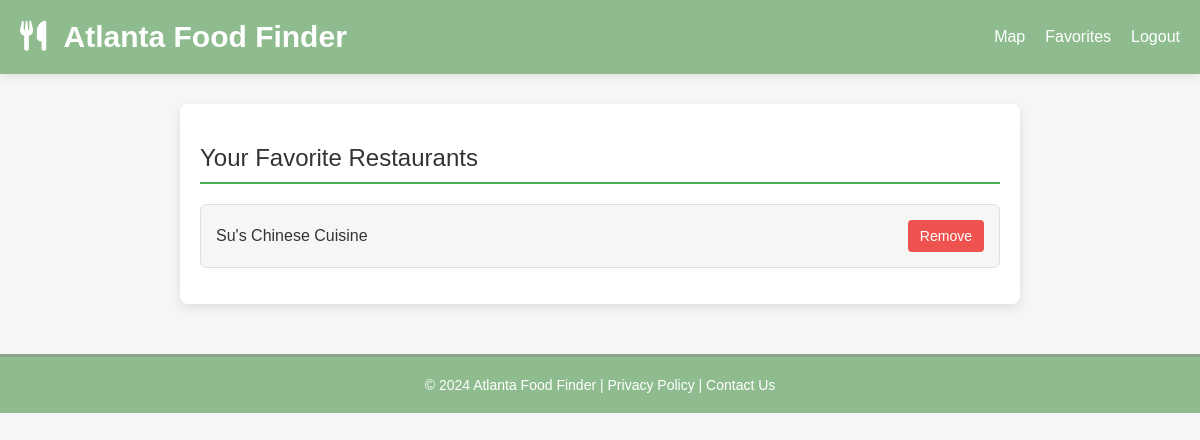
Before: /list-favorites/ (signed in) with the older database file.
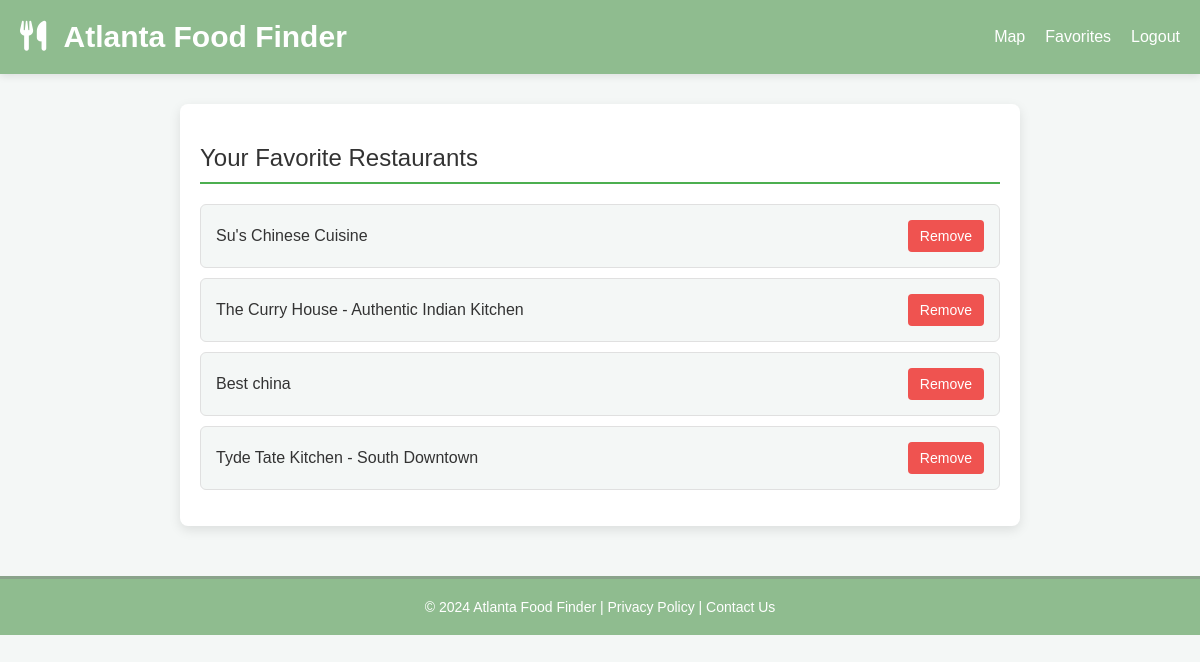
After: the same page with the newer database file.
### geolocator/models.py (models this page shows, shortened)
class Favorite(models.Model):
    user = models.ForeignKey(User, on_delete=models.CASCADE, related_name='favorites')
    restaurant = models.CharField(max_length=255)
    restaurant_name = models.CharField(max_length=255)
    added_at = models.DateTimeField(auto_now_add=True)
    class Meta:
        unique_together = ('user', 'restaurant')
        verbose_name = "Favorite"
        verbose_name_plural = "Favorites"

### geolocator/views.py (the view)
# urls.py: path('list-favorites/', views.list_favorites, name='list_favorites')
@login_required
def list_favorites(request):
    favorites = Favorite.objects.filter(user=request.user)
    print(favorites)
    return render(request, 'favorites/list-favorites.html', {'favorites': favorites})

### geolocator/templates/favorites/list-favorites.html (shortened to what this page needs)
<!DOCTYPE html>
<html lang="en">
<head>
    <link rel="stylesheet" href="https://cdnjs.cloudflare.com/ajax/libs/font-awesome/6.0.0-beta3/css/all.min.css" />
</head>
<body>
    <div class="banner">
        <div>
            <h1><i class="fas fa-utensils"></i> Atlanta Food Finder</h1>
        </div>
        <div class="nav-links">
            <a href="{% url 'geolocator' %}">Map</a>
            <a href="{% url 'list_favorites' %}">Favorites</a>
            <a href="{% url 'logout' %}">Logout</a>
        </div>
    </div>
    <div class="content">
        {% block content %}
            <h2>Your Favorite Restaurants</h2>
            {% if favorites %}
                <ul>
                    {% for favorite in favorites %}
                        <li>
                            <span>{{ favorite.restaurant_name }}</span>
                            <form action="{% url 'add_favorite' favorite.restaurant favorite.restaurant_name %}" method="post" style="display:inline;">
                                <button type="submit">Remove</button>
                            </form>
                        </li>
                    {% endfor %}
                </ul>
            {% else %}
                <p>You have no favorite restaurants yet.</p>
            {% endif %}
        {% endblock %}
    </div>
    <div class="footer">
        <p>&copy; 2024 Atlanta Food Finder | <a href="#">Privacy Policy</a> | <a href="#">Contact Us</a></p>
    </div>
</body>
</html>

### geolocator/templates/favorites/list-favorites.html (style rules this page uses)
body, html { margin: 0; padding: 0; font-family: 'Corbel', sans-serif; background-color: #f4f7f6; color: #333; }
.banner { background-color: darkseagreen; padding: 20px; display: flex; align-items: center; justify-content: space-between; box-shadow: 0 2px 8px rgba(0, 0, 0, 0.1); }
.banner h1 { margin: 0; font-size: 30px; color: #ffffff; display: inline-block; }
.banner i { margin-right: 10px; }
.nav-links { display: flex; gap: 20px; }
.nav-links a { color: #ffffff; text-decoration: none; font-size: 16px; font-weight: 500; transition: color 0.3s ease; }
.content { max-width: 800px; margin: 30px auto; padding: 20px; background: #ffffff; border-radius: 8px; box-shadow: 0 4px 12px rgba(0, 0, 0, 0.1); }
.content h2 { font-weight: 500; margin-bottom: 20px; border-bottom: 2px solid #4CAF50; padding-bottom: 10px; }
.content ul { list-style-type: none; padding: 0; }
.content li { background: #f4f7f6; padding: 15px; margin-bottom: 10px; display: flex; justify-content: space-between; align-items: center; border: 1px solid #e0e0e0; border-radius: 6px; transition: background 0.3s ease; }
.content button { background: #ef5350; color: #ffffff; border: none; padding: 8px 12px; border-radius: 4px; cursor: pointer; font-size: 14px; transition: background 0.3s ease; }
.footer { text-align: center; padding: 20px; background: darkseagreen; color: #ffffff; margin-top: 50px; border-top: 3px solid #8aa38b; }
.footer p { margin: 0; font-size: 14px; }
.footer a { color: #ffffff; text-decoration: none; font-weight: 500; }

Changed rows visible on the page:
added Favorite: restaurant_name "The Curry House - Authentic Indian Kitchen"
added Favorite: restaurant_name "Best china"
added Favorite: restaurant_name "Tyde Tate Kitchen - South Downtown"
